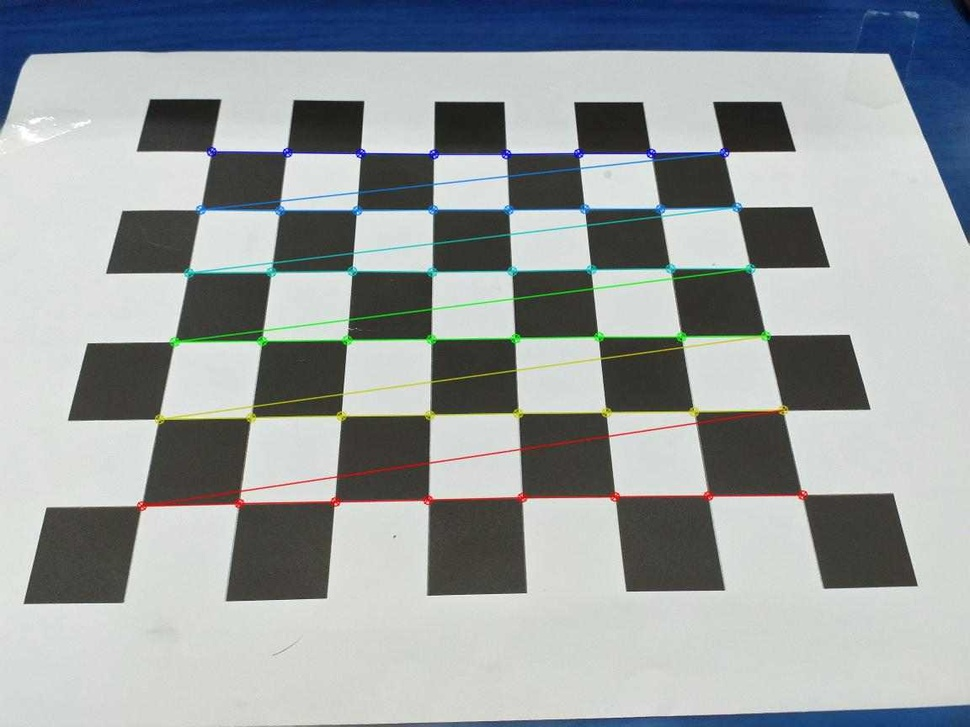
#> input picture Calibration/1.jpg, 970 x 727 px, shrunk from 1152 x 864 before the run, found by its file name
$ python HarrisCorner.py
#> lines starting #> are read from the running program, lines starting #| are printed output that depends on the picture; after the words box and inside, x2 and y2 are one past the last pixel; in counts of white or black regions, pixels touching at a corner belong together
from scipy.ndimage import filters
import numpy as np
from PIL import Image
import matplotlib
import pylab

def compute_harris_response(im,sigma=3):
    imx=np.zeros(im.shape)
    filters.gaussian_filter(im,(sigma,sigma),(0,1),imx)
    imy=np.zeros(im.shape)
    filters.gaussian_filter(im,(sigma,sigma),(1,0),imy)

    Wxx=filters.gaussian_filter(imx*imx,sigma)
    Wxy=filters.gaussian_filter(imx*imy,sigma)
    Wyy=filters.gaussian_filter(imy*imy,sigma)

    Wdet=Wxx*Wyy-Wxy**2
    Wtr=Wxx+Wyy

    return Wdet/Wtr

def get_harris_points(harrisim,min_dist=10,threshold=0.1):
    corner_threshold=harrisim.max()*threshold
    harrisim_t=(harrisim>corner_threshold)*1

    coords=np.array(harrisim_t.nonzero()).T

    candidate_values=[harrisim[c[0],c[1]] for c in coords]
    index=np.argsort(candidate_values)

    allowed_locations=np.zeros(harrisim.shape)
    allowed_locations[min_dist:-min_dist,min_dist:-min_dist]=1

    filtered_coords=[]
    for i in index:
        if allowed_locations[coords[i,0],coords[i,1]]==1:
            filtered_coords.append(coords[i])
            allowed_locations[(coords[i,0]-min_dist):(coords[i,0]+min_dist),(coords[i,1]-min_dist):(coords[i,1]+min_dist)]
    return filtered_coords

def plot_harris_points(image,filtered_coords):
    pylab.figure()
    pylab.gray()
    pylab.imshow(image)
    pylab.plot([p[1] for p in filtered_coords],[p[0] for p in filtered_coords],"*", color="r")
    pylab.axis("off")
    pylab.gca().set_axis_off()
    pylab.subplots_adjust(top=1, bottom=0, right=1, left=0,
                    hspace=0, wspace=0)
    pylab.margins(0, 0)
    pylab.gca().xaxis.set_major_locator(pylab.NullLocator())
    pylab.gca().yaxis.set_major_locator(pylab.NullLocator())
    pylab.savefig("_1.jpg", bbox_inches='tight',
            pad_inches=0,dpi=300)
    pylab.show()

def harris_points(image,filtered_coords):
    point=([p[1] for p in filtered_coords],[p[0] for p in filtered_coords])
    return point

if __name__ == '__main__':
    im=np.array(Image.open('1.jpg').convert('L'))
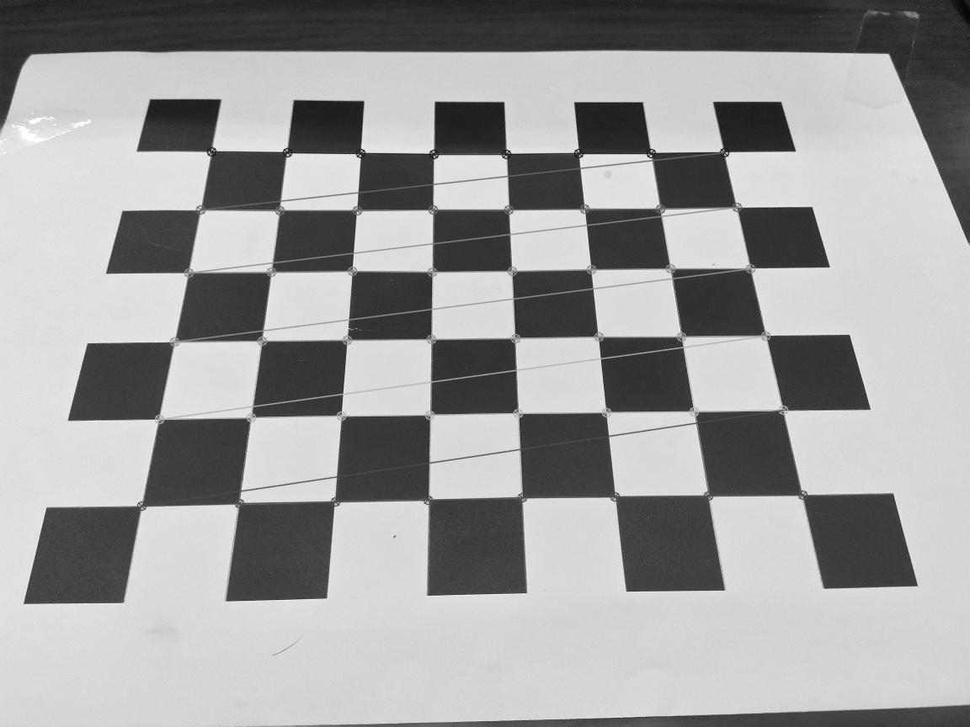
#> im: shape (727, 970); min 3, max 255, mean 157.3
    harrisim=compute_harris_response(im)
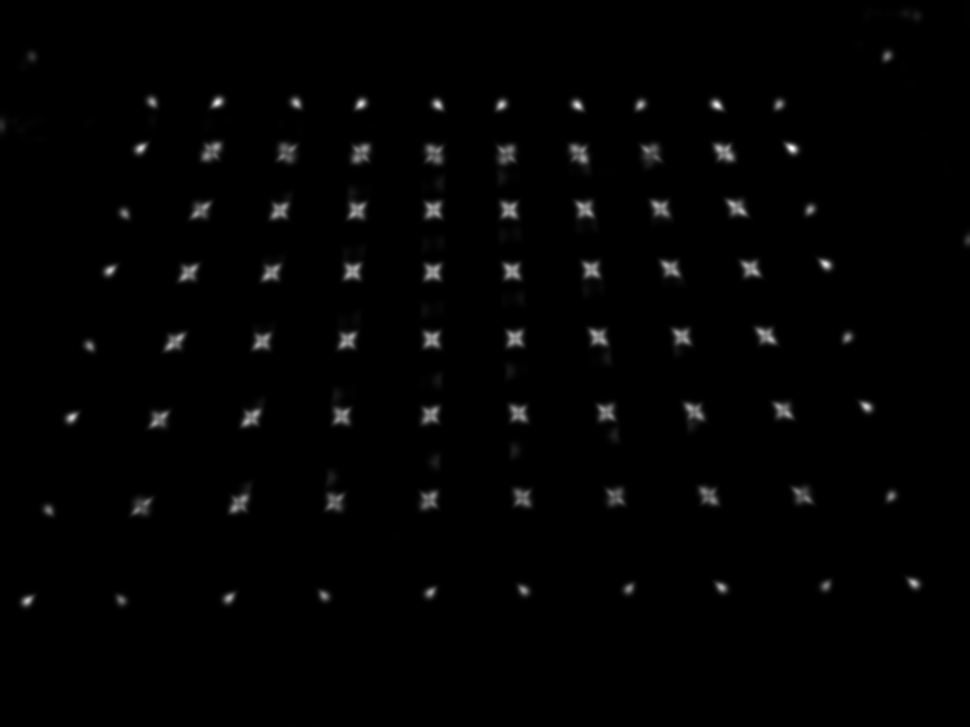
#> harrisim: shape (727, 970) float64; min 4.32e-06, max 63.2, mean 0.7; drawn with min black and max white
    filtered_coords=get_harris_points(harrisim,6)
#> in get_harris_points, `corner_threshold=harrisim.max()*threshold`: corner_threshold = 6.32
#> in get_harris_points, `harrisim_t=(harrisim>corner_threshold)*1`:
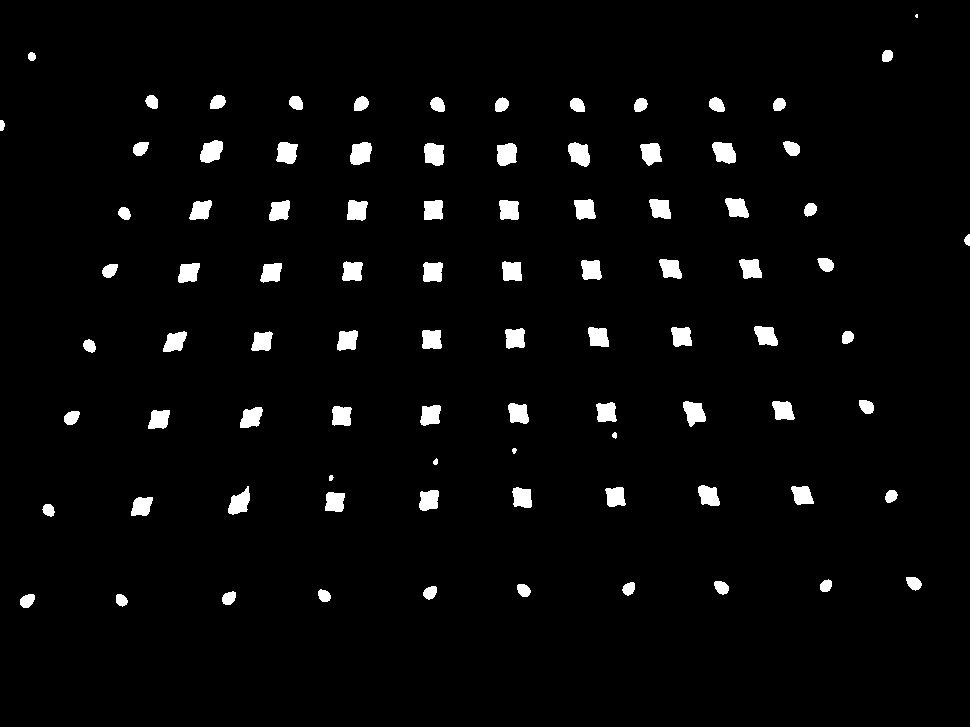
#> harrisim_t: shape (727, 970) int64; values 0 (black) and 1 (white), 3.1% white; 89 white regions (1 under 20 px), largest, box (x1, y1, x2, y2) and area: (350, 142, 372, 165) 402, (568, 142, 590, 167) 402, (712, 142, 736, 164) 402
#> in get_harris_points, `coords=np.array(harrisim_t.nonzero()).T`: coords = 22205 pairs, first value 14 to 607, second value 0 to 969
#> in get_harris_points, `candidate_values=[harrisim[c[0],c[1]] for c in coords]`: candidate_values = 22205 items
#> the loop in get_harris_points, `for i in index:` made 22205 passes
#> i on passes 1 to 3: 2144, 11831, 12092
#> after the loop in get_harris_points, `for i in index:`: filtered_coords = 22106 items
#> filtered_coords = 22106 items
    plot_harris_points(im,filtered_coords)
#> in plot_harris_points, `pylab.savefig("_1.jpg", bbox_inches='tight', pad_inches=0,dpi=300)`:
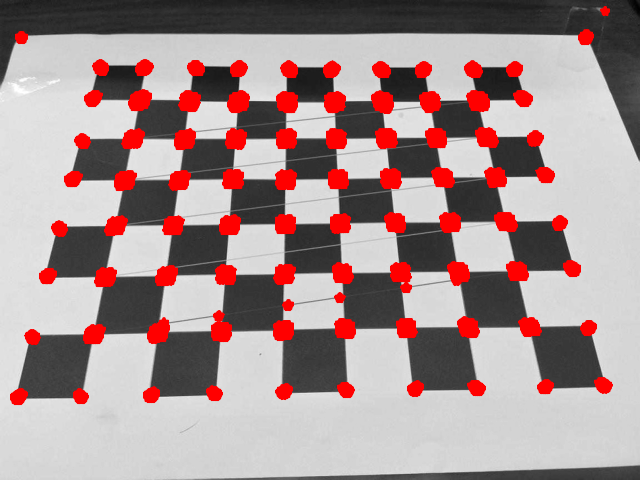
#> figure drawn by matplotlib, 1 panel

$ run again, with Calibration/_2.jpg copied over Calibration/1.jpg
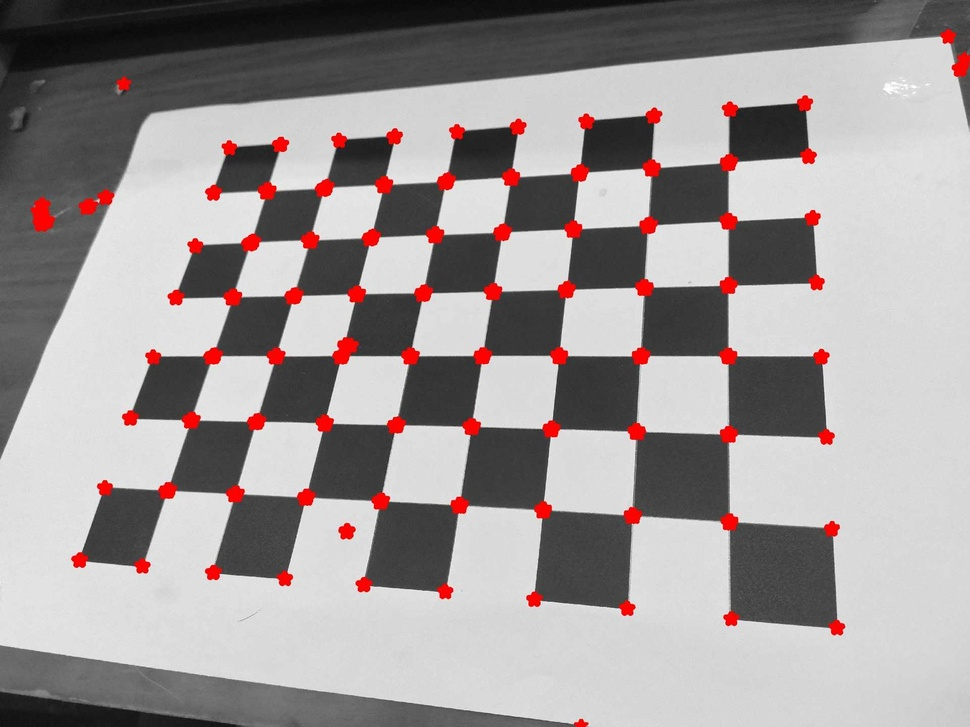
#> input picture Calibration/_2.jpg, 970 x 727 px, shrunk from 1920 x 1440 before the run, found by its file name
#> corner_threshold = 3.9
#> in get_harris_points, `harrisim_t=(harrisim>corner_threshold)*1`:
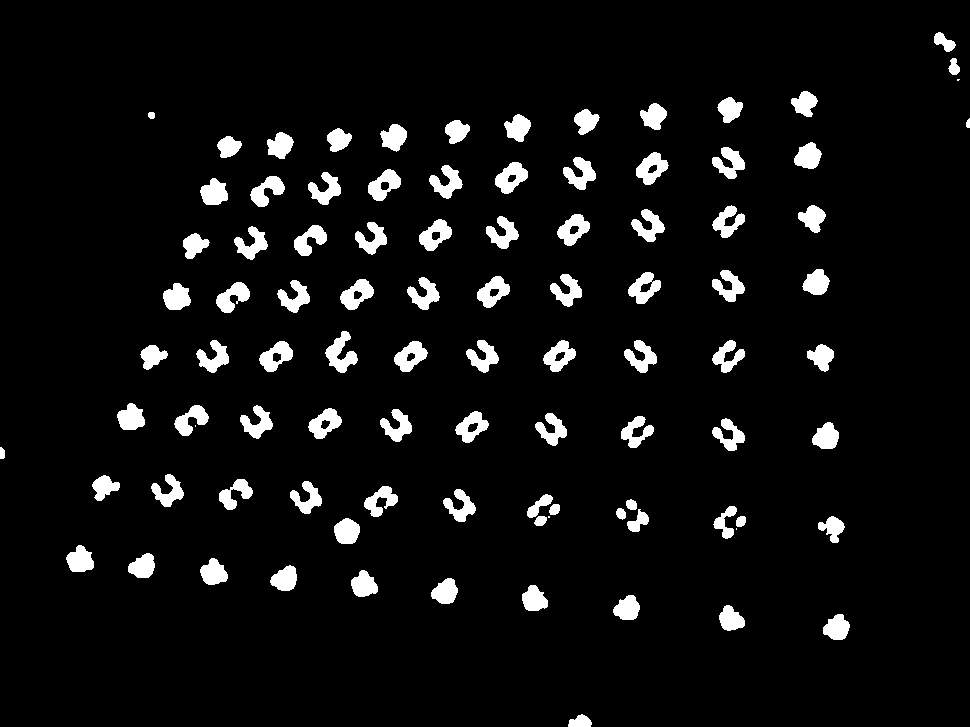
#> harrisim_t: shape (727, 970) int64; values 0 (black) and 1 (white), 6.1% white; 96 white regions (4 under 20 px), largest, box (x1, y1, x2, y2) and area: (325, 331, 358, 373) 674, (495, 162, 528, 194) 613, (636, 152, 669, 185) 608
#> coords = 43002 pairs, first value 32 to 726, second value 0 to 969
#> candidate_values = 43002 items
#> the loop in get_harris_points, `for i in index:` made 43002 passes
#> i on passes 1 to 3: 10854, 32345, 7713
#> after the loop in get_harris_points, `for i in index:`: filtered_coords = 42779 items
#> in plot_harris_points, `pylab.savefig("_1.jpg", bbox_inches='tight', pad_inches=0,dpi=300)`:
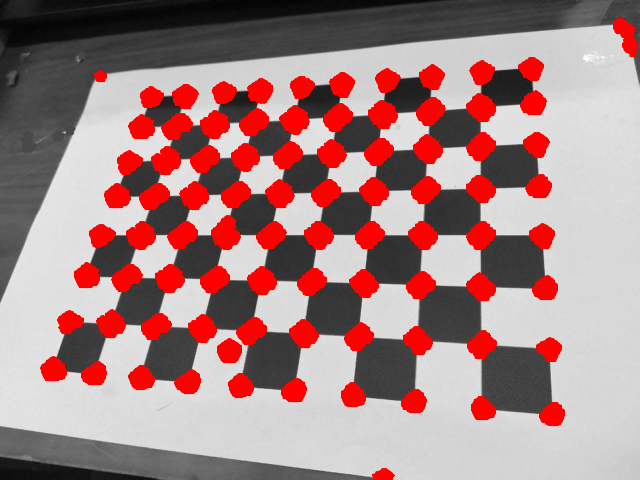
#> figure drawn by matplotlib, 1 panel

$ run again, with Calibration/_3.jpg copied over Calibration/1.jpg
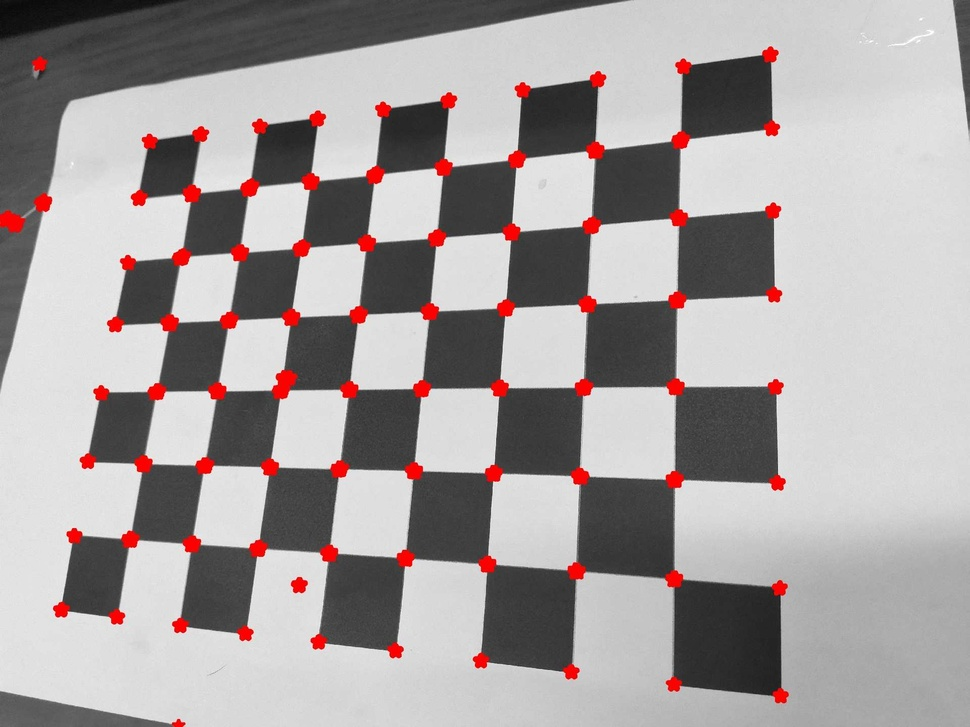
#> input picture Calibration/_3.jpg, 970 x 727 px, shrunk from 1920 x 1440 before the run, found by its file name
#> corner_threshold = 4.03
#> in get_harris_points, `harrisim_t=(harrisim>corner_threshold)*1`:
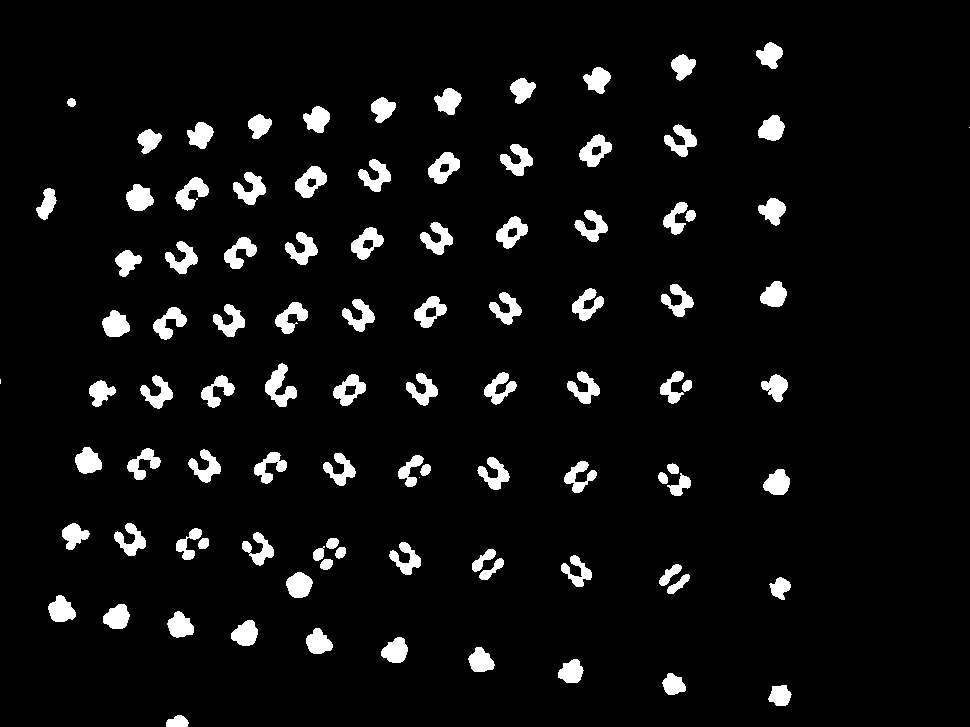
#> harrisim_t: shape (727, 970) int64; values 0 (black) and 1 (white), 5.8% white; 98 white regions (3 under 20 px), largest, box (x1, y1, x2, y2) and area: (265, 363, 297, 407) 675, (295, 166, 327, 198) 580, (579, 134, 612, 167) 579
#> coords = 40709 pairs, first value 42 to 726, second value 0 to 969
#> candidate_values = 40709 items
#> the loop in get_harris_points, `for i in index:` made 40709 passes
#> i on passes 1 to 3: 30636, 6245, 19766
#> after the loop in get_harris_points, `for i in index:`: filtered_coords = 40570 items
#> in plot_harris_points, `pylab.savefig("_1.jpg", bbox_inches='tight', pad_inches=0,dpi=300)`:
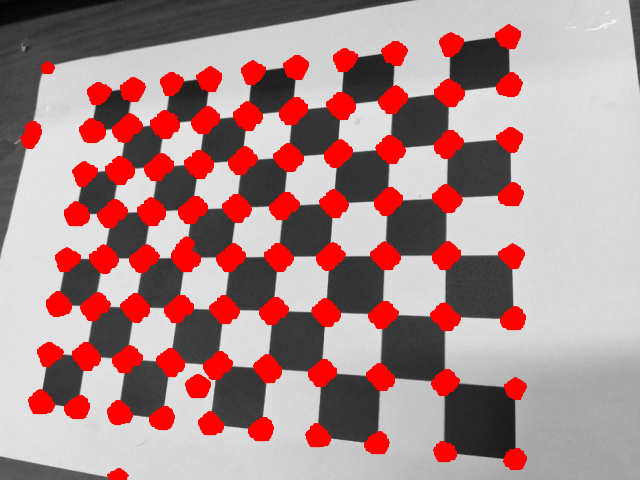
#> figure drawn by matplotlib, 1 panel

$ run again, with Calibration/_4.jpg copied over Calibration/1.jpg
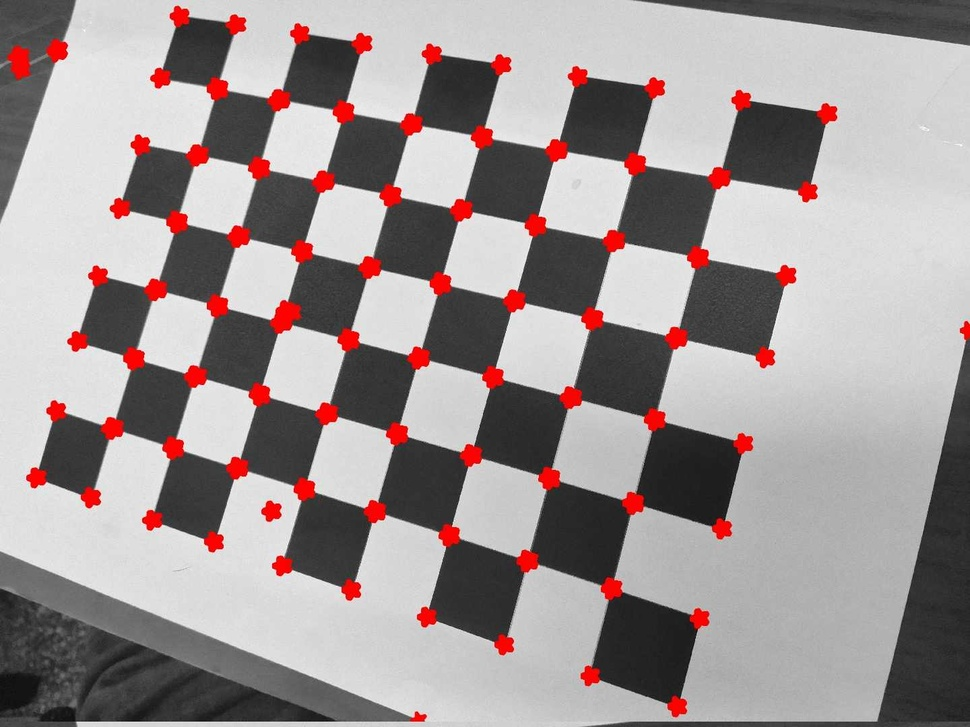
#> input picture Calibration/_4.jpg, 970 x 727 px, shrunk from 1440 x 1080 before the run, found by its file name
#> corner_threshold = 3.68
#> in get_harris_points, `harrisim_t=(harrisim>corner_threshold)*1`:
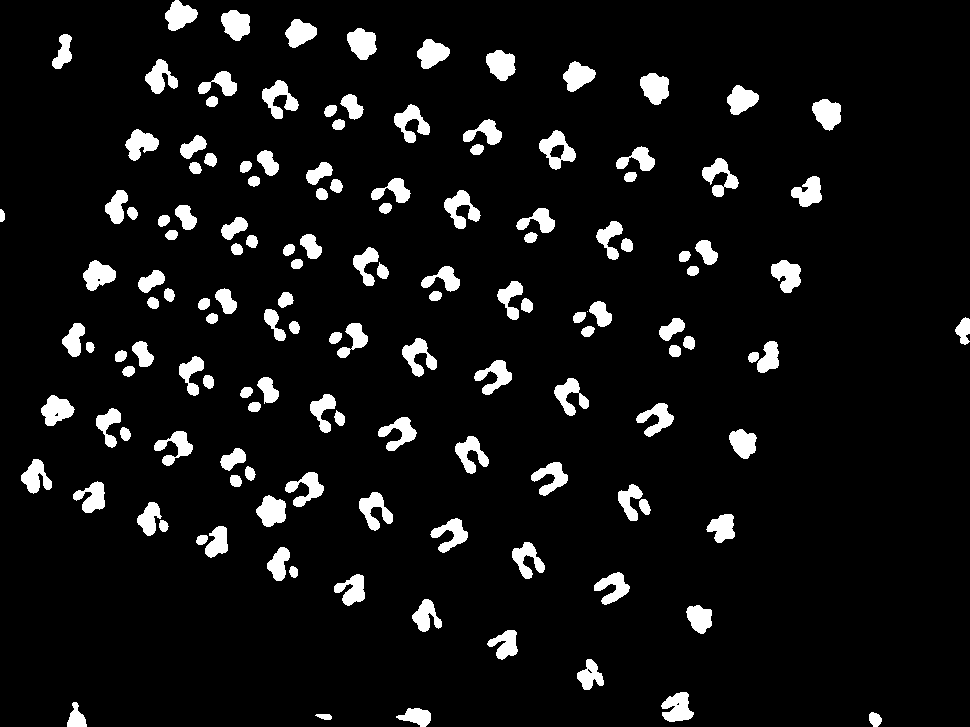
#> harrisim_t: shape (727, 970) int64; values 0 (black) and 1 (white), 7.3% white; 141 white regions (1 under 20 px), largest, box (x1, y1, x2, y2) and area: (539, 130, 576, 170) 702, (262, 80, 299, 119) 686, (444, 190, 481, 229) 678
#> coords = 51155 pairs, first value 0 to 726, second value 0 to 969
#> candidate_values = 51155 items
#> the loop in get_harris_points, `for i in index:` made 51155 passes
#> i on passes 1 to 3: 1688, 19145, 47473
#> after the loop in get_harris_points, `for i in index:`: filtered_coords = 50662 items
#> in plot_harris_points, `pylab.savefig("_1.jpg", bbox_inches='tight', pad_inches=0,dpi=300)`:
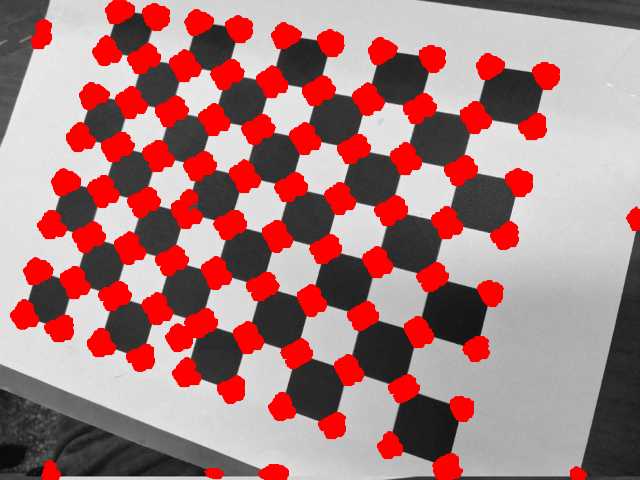
#> figure drawn by matplotlib, 1 panel
